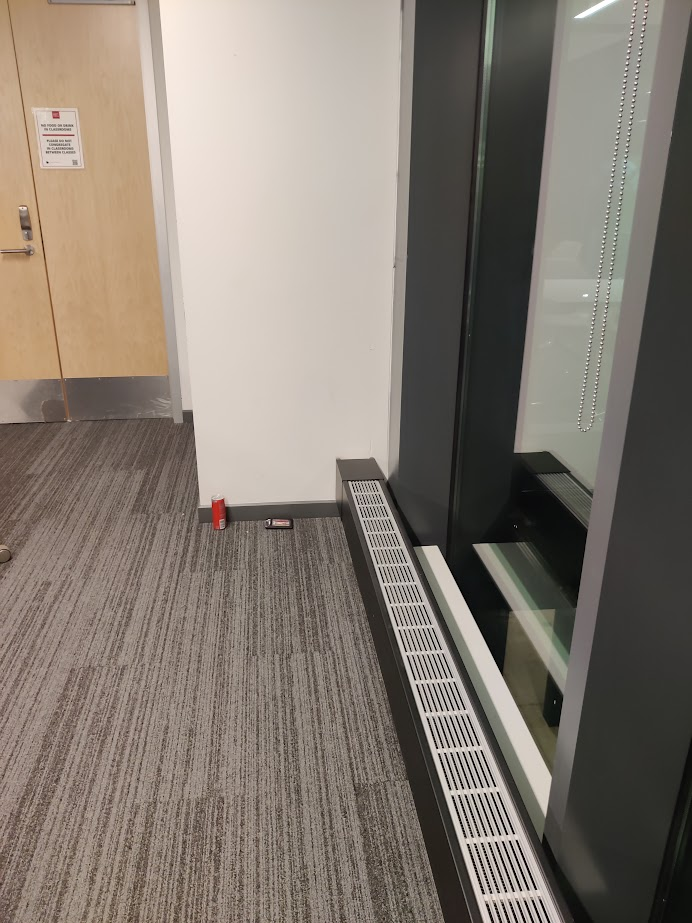
#> input picture _testing_non_cnn/10ft.jpg, 692 x 923 px
$ python test3.py
#> lines starting #> are read from the running program, lines starting #| are printed output that depends on the picture; after the words box and inside, x2 and y2 are one past the last pixel; in counts of white or black regions, pixels touching at a corner belong together
import cv2
import numpy as np
from IPython.display import Image, display
from matplotlib import pyplot as plt


# Plot the image
def imshow(img, ax=None):
	if ax is None:
		ret, encoded = cv2.imencode(".jpg", img)
		display(Image(encoded))
	else:
		ax.imshow(cv2.cvtColor(img, cv2.COLOR_BGR2RGB))
		ax.axis('off')

#Image loading
img = cv2.imread("10ft.jpg")
#> img is the input picture: shape (923, 692, 3); mean B, G, R 112.9, 122.3, 131.6
# img = cv2.GaussianBlur(img, (7,7),0)

#image grayscale conversion
gray = cv2.cvtColor(img, cv2.COLOR_BGR2GRAY)
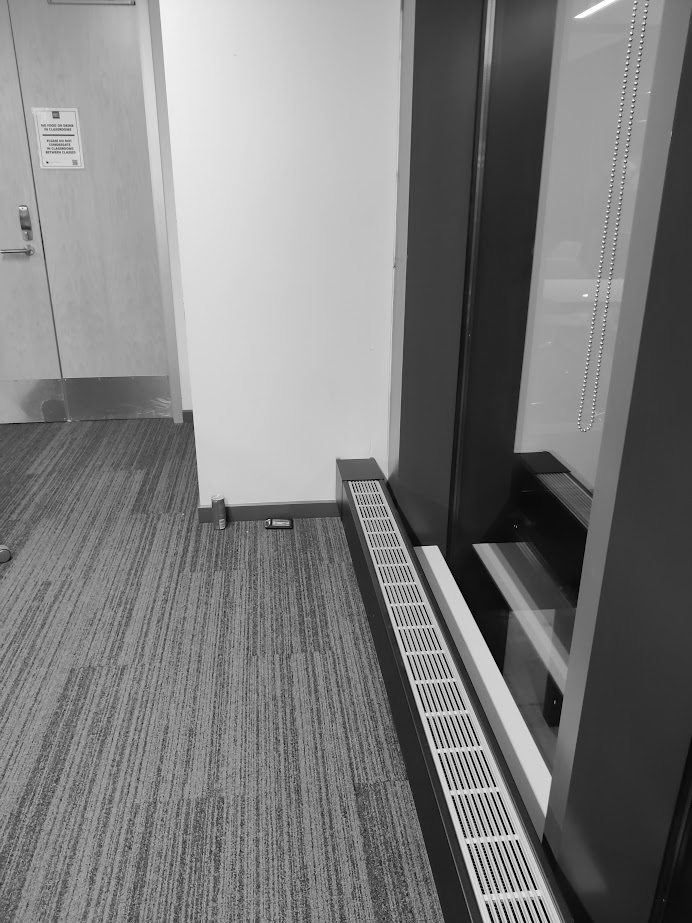
#> gray: shape (923, 692); min 0, max 255, mean 124
# Show image
imshow(img)

#Threshold Processing
ret, bin_img = cv2.threshold(gray,
							0, 255,
							cv2.THRESH_BINARY_INV + cv2.THRESH_OTSU)
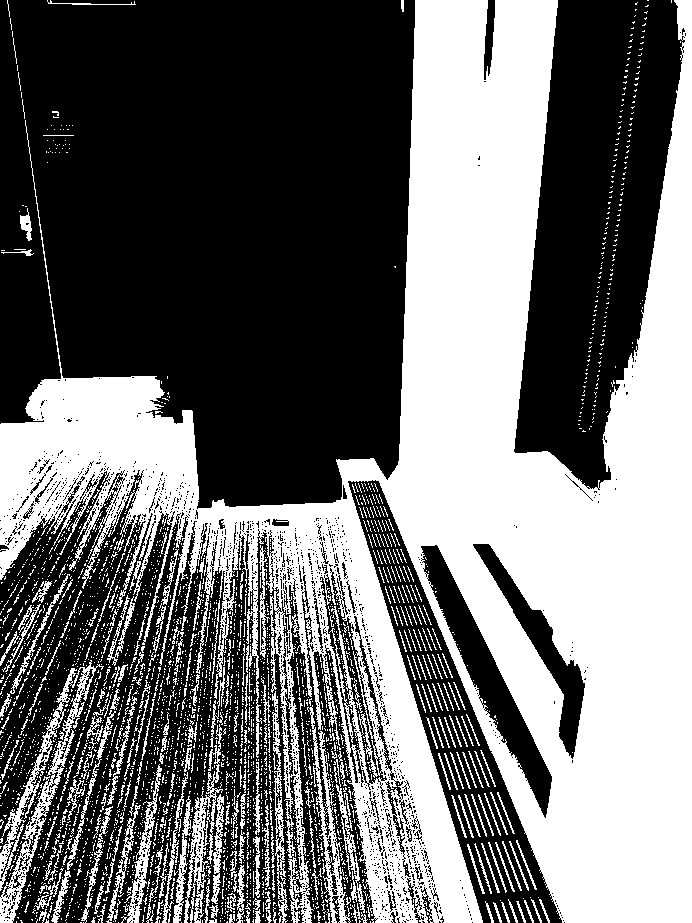
#> bin_img: shape (923, 692); 43.6% white; 3277 white regions (3003 under 20 px), largest, box (x1, y1, x2, y2) and area: (0, 0, 692, 923) 238095, (0, 660, 104, 923) 4277, (184, 724, 224, 923) 2420
#> ret = 117
imshow(bin_img)


# noise removal
kernel = cv2.getStructuringElement(cv2.MORPH_RECT, (13, 13))
bin_img = cv2.morphologyEx(bin_img,
                           cv2.MORPH_OPEN,
                           kernel,
                           iterations=2)
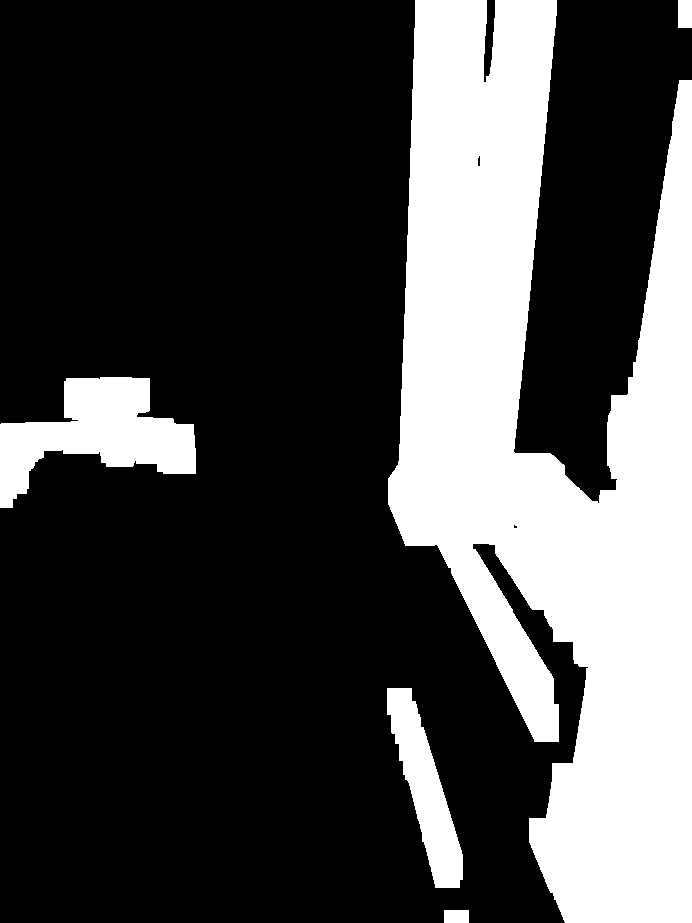
#> bin_img: shape (923, 692); 28.4% white; 5 white regions, box (x1, y1, x2, y2) and area: (388, 0, 692, 923) 161682, (0, 377, 196, 508) 12823, (387, 688, 463, 888) 6425, (678, 0, 692, 28) 392, (444, 910, 469, 923) 325
bin_img = cv2.dilate(bin_img,kernel=kernel,iterations=1)
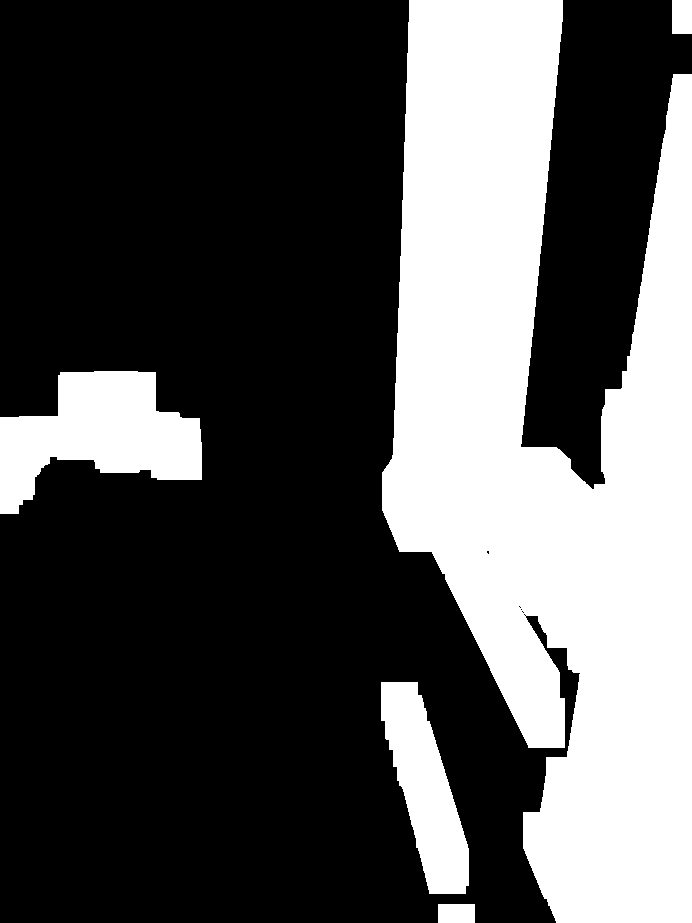
#> bin_img: shape (923, 692); 32.6% white; 5 white regions, box (x1, y1, x2, y2) and area: (382, 0, 692, 923) 179931, (0, 371, 202, 514) 16722, (381, 682, 469, 894) 9881, (438, 904, 475, 923) 703, (672, 0, 692, 34) 680
imshow(bin_img)

# Create subplots with 1 row and 2 columns
#> (the run stopped early here; a loop or call above may not have finished)

$ run again, with _testing_non_cnn/5ft.jpg copied over _testing_non_cnn/10ft.jpg
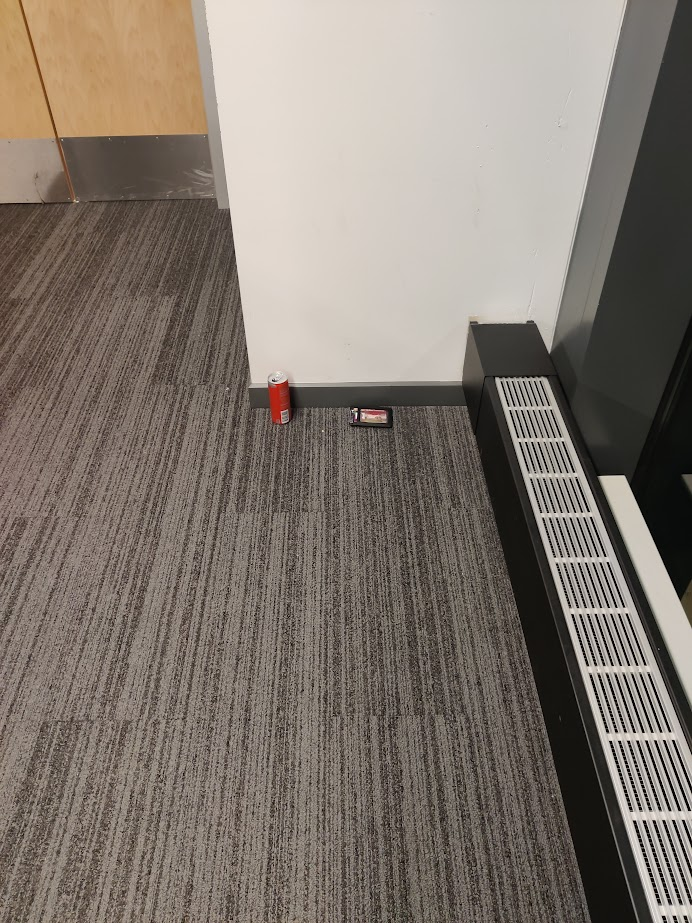
#> input picture _testing_non_cnn/5ft.jpg, 692 x 923 px
#> img is the input picture: shape (923, 692, 3); mean B, G, R 111, 119.9, 129.5
#> `ret, bin_img = cv2.threshold(gray, 0, 255, cv2.THRESH_BINARY_INV + cv2..`:
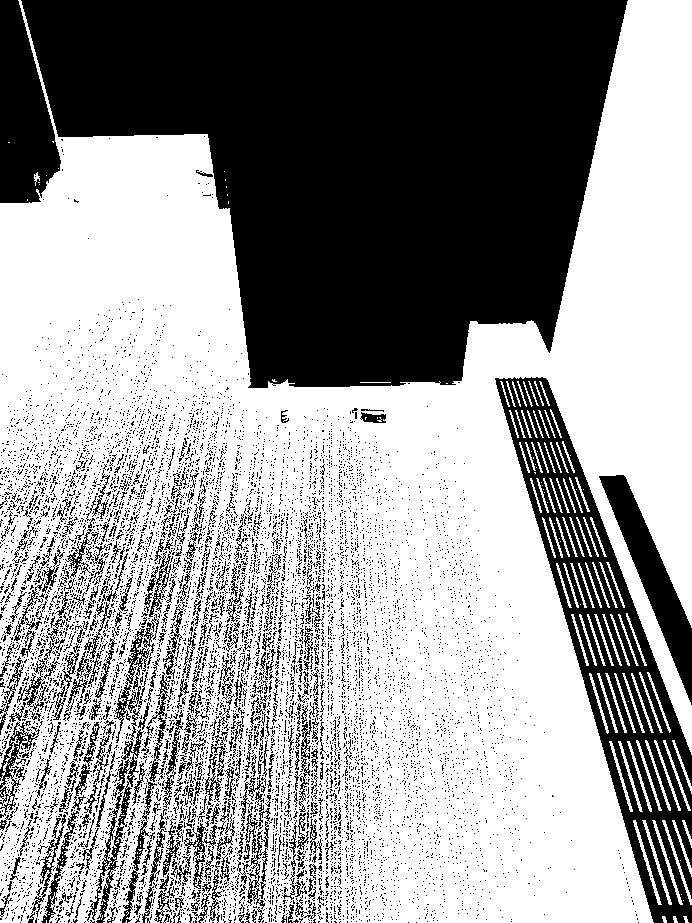
#> bin_img: shape (923, 692); 60.4% white; 9142 black regions (8749 under 20 px), largest, box (x1, y1, x2, y2) and area: (21, 0, 628, 388) 156955, (495, 377, 692, 923) 27817, (0, 0, 61, 203) 8421
#> ret = 132
#> `bin_img = cv2.dilate(bin_img,kernel=kernel,iterations=1)`:
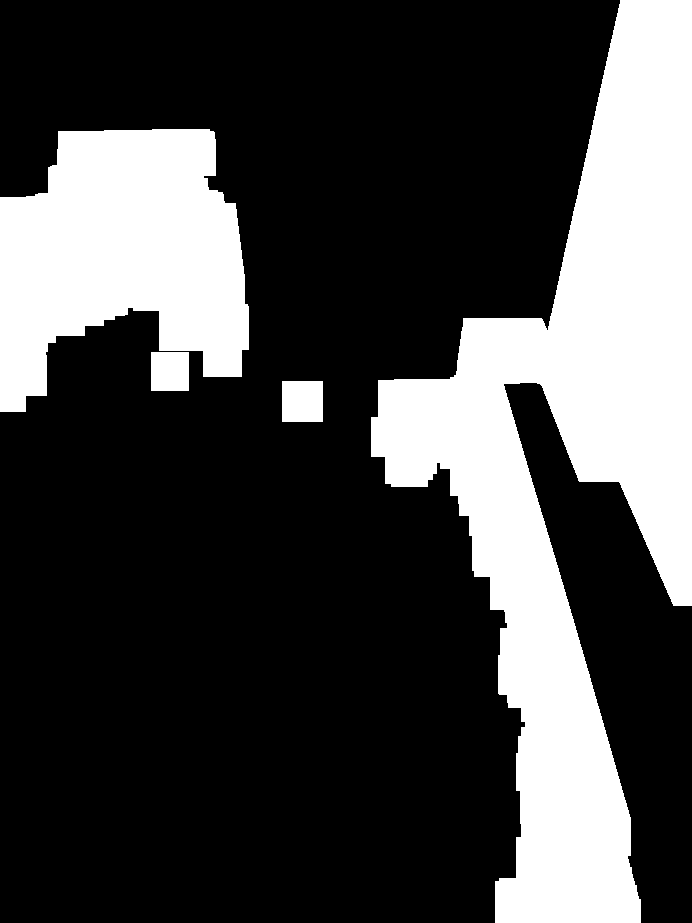
#> bin_img: shape (923, 692); 27.6% white; 4 white regions, box (x1, y1, x2, y2) and area: (371, 0, 692, 923) 124412, (0, 129, 249, 412) 48845, (282, 381, 323, 422) 1681, (151, 352, 189, 391) 1482

$ run again, with _testing_non_cnn/test3.jpg copied over _testing_non_cnn/10ft.jpg
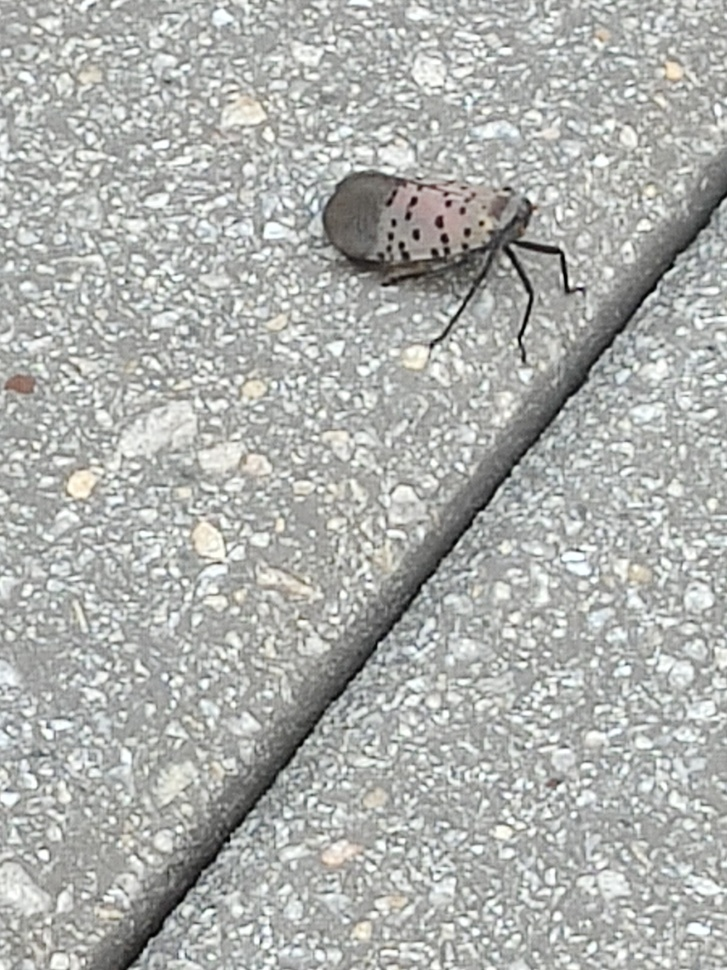
#> input picture _testing_non_cnn/test3.jpg, 727 x 970 px, shrunk from 3000 x 4000 before the run
#> img is the input picture: shape (970, 727, 3); mean B, G, R 173.1, 176.2, 174.4
#> `ret, bin_img = cv2.threshold(gray, 0, 255, cv2.THRESH_BINARY_INV + cv2..`:
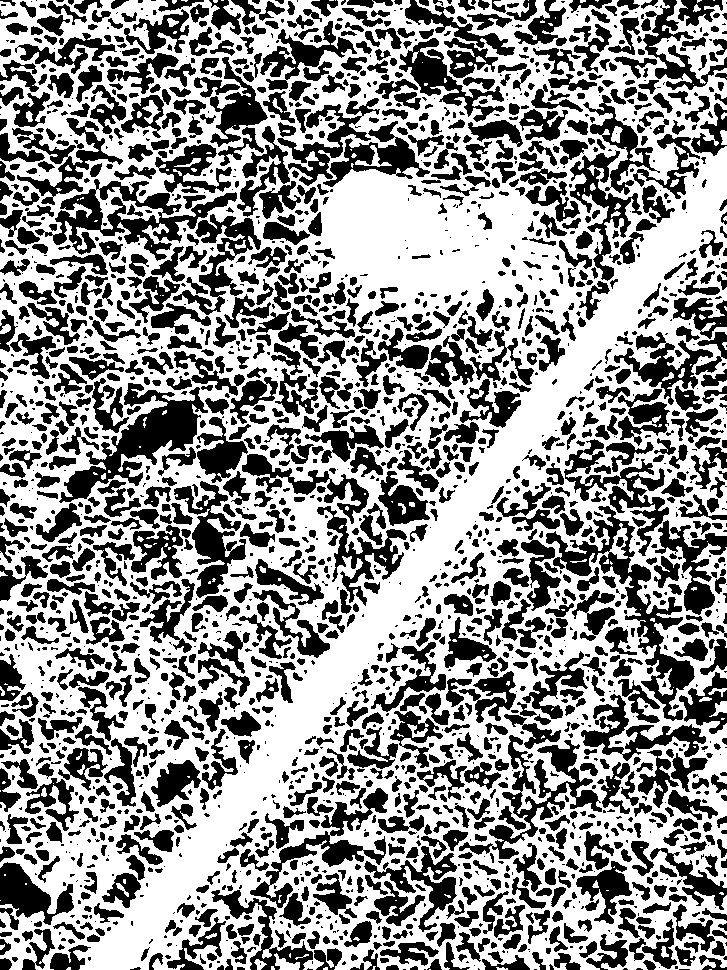
#> bin_img: shape (970, 727); 57.4% white; 2362 black regions (915 under 20 px), largest, box (x1, y1, x2, y2) and area: (546, 506, 695, 721) 5677, (59, 383, 208, 503) 5564, (35, 179, 237, 261) 4961
#> ret = 179
#> `bin_img = cv2.dilate(bin_img,kernel=kernel,iterations=1)`:
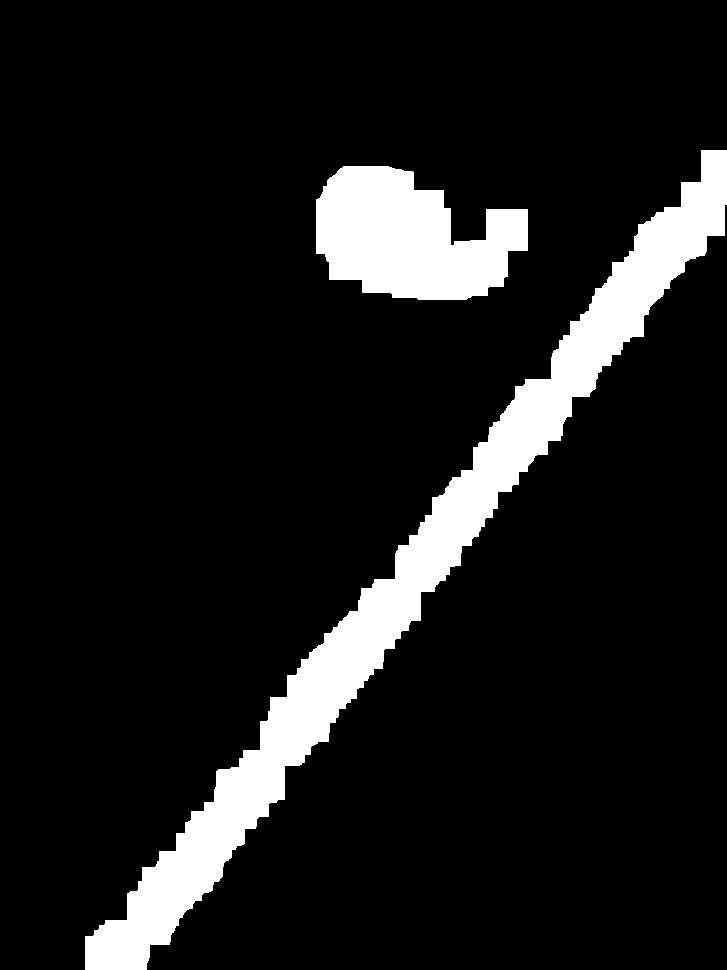
#> bin_img: shape (970, 727); 10.5% white; 2 white regions, box (x1, y1, x2, y2) and area: (85, 150, 727, 970) 54552, (316, 166, 528, 300) 19619

$ run again, with _testing_non_cnn/test4.jpg copied over _testing_non_cnn/10ft.jpg
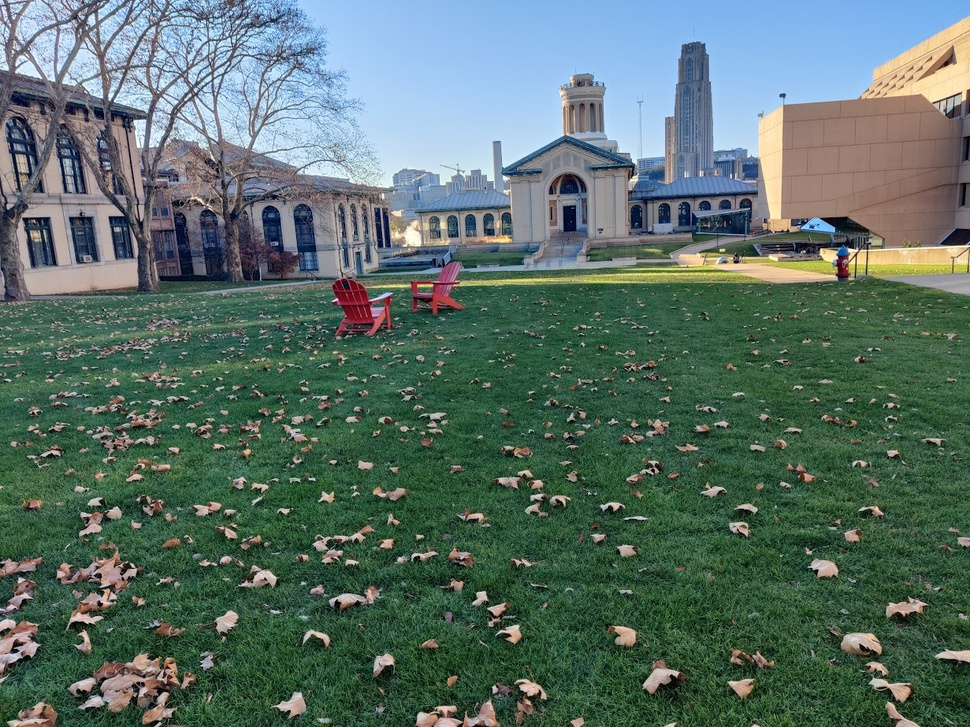
#> input picture _testing_non_cnn/test4.jpg, 970 x 727 px, shrunk from 1231 x 923 before the run
#> img is the input picture: shape (727, 970, 3); mean B, G, R 103.6, 111.6, 89.6
#> `ret, bin_img = cv2.threshold(gray, 0, 255, cv2.THRESH_BINARY_INV + cv2..`:
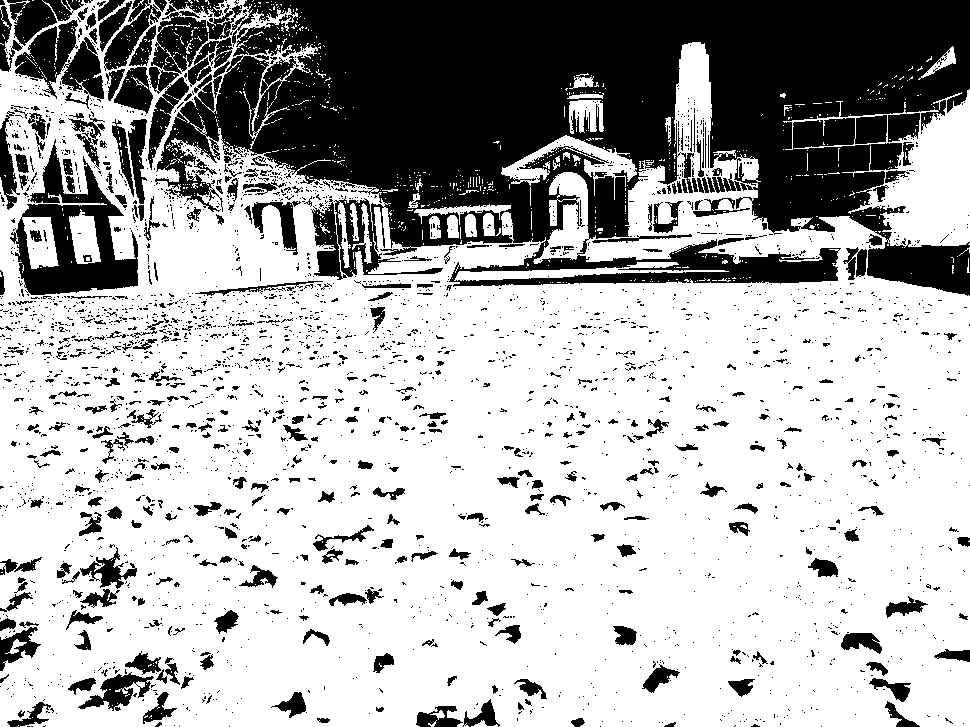
#> bin_img: shape (727, 970); 68.7% white; 3013 black regions (2607 under 20 px), largest, box (x1, y1, x2, y2) and area: (155, 0, 970, 296) 149347, (10, 139, 138, 295) 7935, (148, 4, 242, 170) 4252
#> ret = 123
#> `bin_img = cv2.dilate(bin_img,kernel=kernel,iterations=1)`:
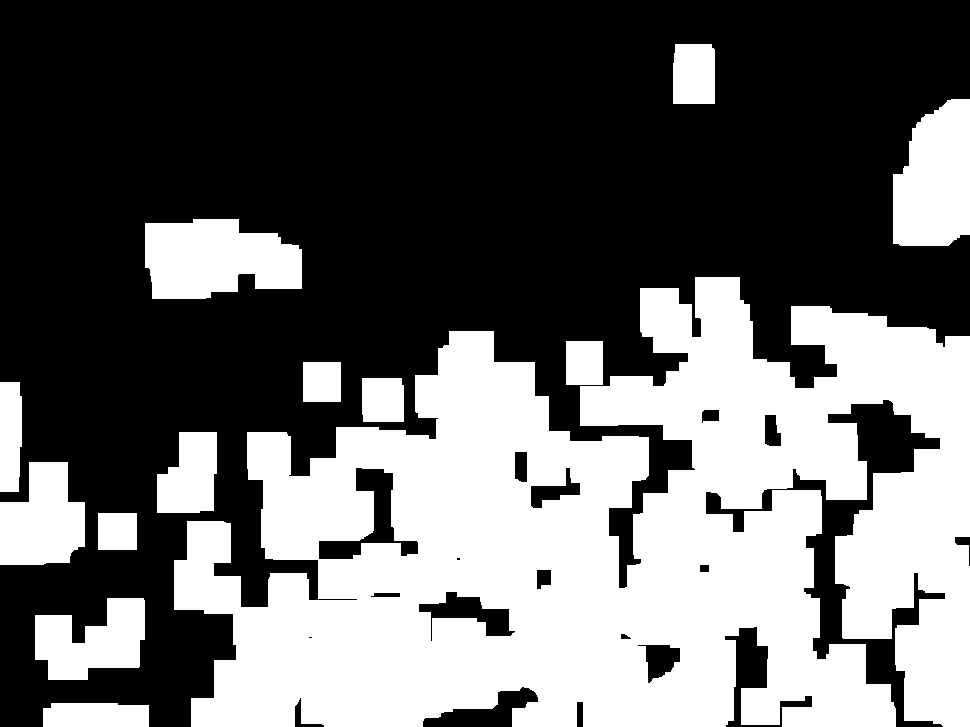
#> bin_img: shape (727, 970); 40.5% white; 13 white regions, largest, box (x1, y1, x2, y2) and area: (174, 277, 970, 727) 235810, (145, 219, 302, 299) 9939, (893, 99, 970, 246) 9311
